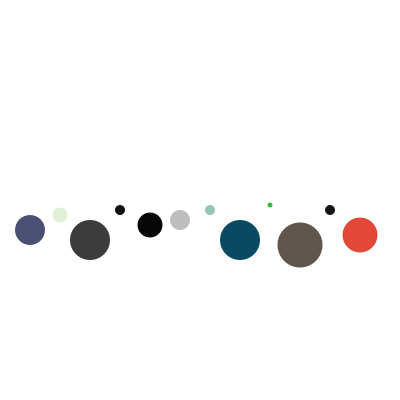
Frame 1 (no input)
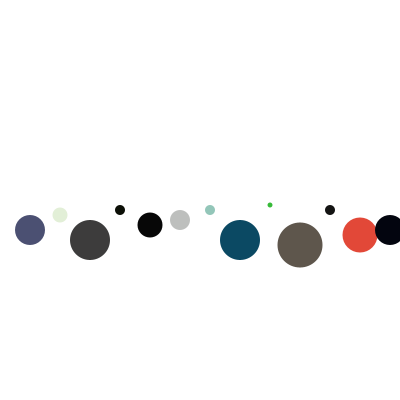
Frame 60 (the mouse pressed at the canvas centre just before this capture)
Frame 120 (the mouse held since frame 60 and released just before this capture): identical to frame 60, image omitted

The Processing sketch that drew these frames (run headless with seeded random() and noise(); from frame 60 on, the mouse is pressed at the canvas centre):

// Processing sketch: coloredCircleSequenceOriginal
// ── coloredCircleSequenceOriginal.pde

int x = 30;                 // 円の中心の x座標の初期値
int y = 200;                // 円の中心の y座標
int dx = 30;                // 円の中心間の距離
int[] d;                    // 円の直径
int n = 12;                 // 円の個数
float[] h;               // 円の色相
int a = 0;
int b = 0;

void setup(){
    size(400, 400);
    background(255, 255, 255);
    noStroke();
    d = new int[] { 30, 15, 40, 10, 25, 20, 10, 40, 5, 45, 10, 35 };
    h = new float[n];
    background(255,255,255);
    for(int i = 0; i < h.length; i++) {
        h[i] = random(0, 360);
    }
    colorMode(HSB, 360, 100, 100);
}

void draw(){
    for(int i = 0; i < n; i++) {
        fill(h[i], int(random(0,100)),int(random(0,100)));
        if(int(random(0,1))==0){
            ellipse(x, y+d[i], d[i], d[i]);
        }else {
            ellipse(x, y-d[i], d[i], d[i]);
        }
        x = x + dx;
    }
}
